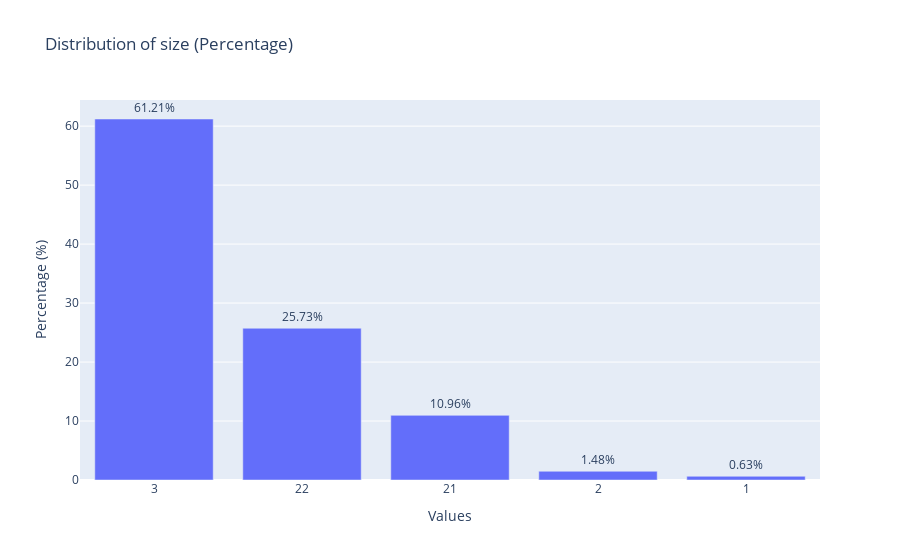

The cell this chart's notebook holds for it:
### Code cell
# Single attribute
attribute_distribution(df, "size", True)

### Figure 1 — Plotly figure (JSON) as saved in the notebook; plotly's stock layout.template omitted (floating-point values rounded to 4 significant figures)
{"data": [{"alignmentgroup": "True", "hovertemplate": "Attribute Value=%{x}<br>Percentage (%)=%{text}<extra></extra>", "legendgroup": "", "marker": {"color": "#636efa", "pattern": {"shape": ""}}, "name": "", "offsetgroup": "", "orientation": "v", "showlegend": false, "text": [61.21, 25.73, 10.96, 1.478, 0.6256], "textposition": "outside", "texttemplate": "%{text:.2f}%", "type": "bar", "x": ["3", "22", "21", "2", "1"], "xaxis": "x", "y": [61.21, 25.73, 10.96, 1.478, 0.6256], "yaxis": "y"}], "layout": {"barmode": "relative", "legend": {"tracegroupgap": 0}, "title": {"text": "Distribution of size (Percentage)"}, "uniformtext": {"minsize": 8, "mode": "hide"}, "xaxis": {"anchor": "y", "domain": [0, 1], "title": {"text": "Values"}}, "yaxis": {"anchor": "x", "domain": [0, 1], "title": {"text": "Percentage (%)"}}}}
